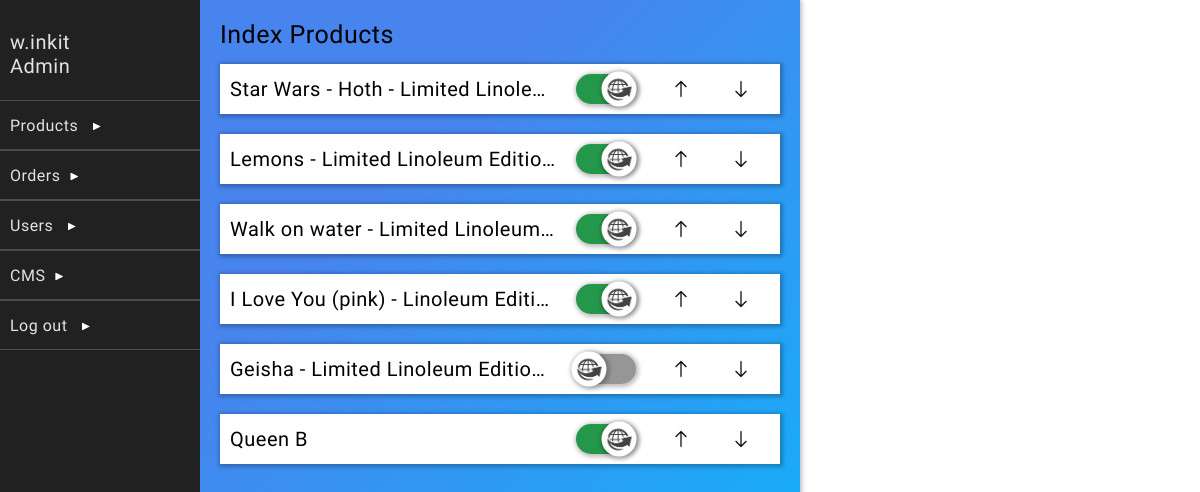
/dashboardExtensions/indexProducts.php (signed in), run on the app's committed database.
### tables this page shows
CREATE TABLE `users` (
  `id` int(11) NOT NULL,
  `username` varchar(20) NOT NULL,
  `password` varchar(64) NOT NULL,
  `salt` varchar(32) NOT NULL,
  `name` varchar(50) NOT NULL,
  `joined` datetime NOT NULL,
  `groups` int(11) NOT NULL
);

CREATE TABLE `products` (
  `id` int(5) NOT NULL,
  `title` varchar(255) NOT NULL,
  `price` decimal(10,2) NOT NULL,
  `list_price` decimal(10,2) NOT NULL,
  `category` int(5) NOT NULL,
  `image` text NOT NULL,
  `description` text NOT NULL,
  `archived` int(5) NOT NULL,
  `created` datetime NOT NULL,
  `updated` datetime NOT NULL,
  `width` decimal(10,2) NOT NULL,
  `height` decimal(10,2) NOT NULL,
  `weight` decimal(10,2) NOT NULL,
  `production_value` decimal(10,2) NOT NULL,
  `quantity` int(11) NOT NULL,
  `live` int(5) NOT NULL DEFAULT 1,
  `order_of_product` int(5) NOT NULL DEFAULT 0
);

### classes/Config.php (called while the page is built)
<?php
    class Config{
        public static function get($path = null){
            if($path){
                $config = $GLOBALS['config'];
                $path = explode('/', $path);
                foreach($path as $bit){
                    if(isset($config[$bit])){
                        $config = $config[$bit];
                    }
                }
                return $config;
            }
            return false;
        }
    }
?>

### classes/DB.php (called while the page is built, shortened)
<?php
    class DB{
        private static $_instance = null;
        private $_pdo,
                $_query,
                $_error = false,
                $_results,
                $_count = 0;
        private function __construct(){
            try{
                $this->_pdo = new PDO('mysql:host='. Config::get("mysql/host") .';dbname='. Config::get("mysql/db").';charset=utf8',
                Config::get("mysql/username"), Config::get("mysql/password"));
            }
            catch(PDOException $e){
                die($e->getMessage());
            }
        }
        public static function getInstance(){
            if(!isset(self::$_instance)){
                self::$_instance = new DB();
            }
            return self::$_instance;
        }
        public function query($sql, $params = []){
            if($this->_query = $this->_pdo->prepare($sql)){
                $x = 1;
                if(count($params)){
                    foreach($params as $param){
                        $this->_query->bindValue($x, $param);
                        $x++;
                    }
                }
                if($this->_query->execute()){
                    $this->_results = $this->_query->fetchAll(PDO::FETCH_OBJ);
                } else{
                    $this->_error = true;
                }
            }
            return $this;
        }
        protected function _read($table, $params = []){
            $conditionString = '';
            $bind = [];
            $order = '';
            $limit = '';
            if(isset($params['conditions'])){
                if(is_array($params['conditions'])){
                    foreach($params['conditions'] as $condition){
                        $conditionString .= ' ' .  $condition . ' AND';
                    }
                    $conditionString = trim($conditionString);
                    $conditionString = rtrim($conditionString, ' AND');
                } else{
                    $conditionString = $params['conditions'];
                }
                if($conditionString != ''){
                    $conditionString = ' WHERE ' . $conditionString;
                }
            }
            if(array_key_exists('bind', $params)){
                $bind = $params['bind'];
            }
            if(array_key_exists('order', $params)){
                $order = ' ORDER BY ' . $params['order'];
            }
        $sql = "SELECT * FROM {$table}{$conditionString}{$order}{$limit}";
        if(!$this->query($sql, $bind)->results()){
            return false;
        }
        return true;
        }
        public function find($table, $params = []){
            if($this->_read($table, $params)){
                return $this->results();
            }
            return false;
        }
        public function findFirst($table, $params = []){
            if($this->_read($table, $params)){
                return $this->first();
            }
            return false;
        }
        public function results(){
            return $this->_results;
        }
        public function first(){
            return (!empty($this->_results)) ? $this->_results[0] : [];
        }
    }
?>

### classes/User.php (called while the page is built, shortened)
<?php
    class User{
        private $_db,
                $_data,
                $_cookieName,
                $_sessionName,
                $_isLoggedIn;
        public function __construct($user = null){
            $this->_db = DB::getInstance();
            $this->_sessionName = Config::get('session/session_name');
            if(!$user){
                if(Session::exists($this->_sessionName)){
                    $user = Session::get($this->_sessionName);
                    if($this->find($user)){
                        $this->_isLoggedIn = true;
                    }else{
                        header("Location: dashboardExtensions/logout.php");
                    }
                }
            } else{
                $this->find($user);
            }
        }
        public function find($user = null){
            if($user){
                $field = (is_numeric($user)) ? 'id' : 'username';
                $data = $this->_db->findFirst('users', array(
                    'conditions' => $field . " = ?",
                    'bind' => [$user]
                ));
                if($data){
                    $this->_data = $data;
                    return true;
                }
            }
        }
        public function data(){
            return $this->_data;
        }
    }
?>

### classes/Session.php (called while the page is built, shortened)
<?php
    class Session{
        public static function exists($name){
            return ((isset($_SESSION[$name])) ? true : false);
        }
        public static function get($name){
            return $_SESSION[$name];
        }
    }
?>

### dashboardExtensions/indexProducts.php (the view, shortened to what this page needs)
<?php
    include_once("../includes/dashboardhead.php");
?>
<div class="background">
    <div class="dashboard-content" id="content">
    <?php
        include_once("dashboard-sidebar.php");
    ?>
    <div class="center-components-background">
    <div class="center-components" id="center-components">
        <div class="dashboardExtensionHeader">
            Index Products
        </div>
        <?php
         $products = DB::getInstance()->find('products', [
             'order' => 'order_of_product'
             ]);
         foreach($products as $product):
             $switchPos = $product->live == 0 ? 0 : 1;
        ?>
        <div class="index-products-container">
            <div class="index-products-product">
                <div class="index-products-product-title"><?= $product->title; ?></div>
                <div class="editing-switch"  id="editing-switch-<?= $product->id; ?>"<?php
                        if(!$switchPos){
                            echo('style="
                                background-color: #979696;
                            "');
                        }
                ?> onclick="flipSwitch(<?= $switchPos ?>, 'switchForm<?= $product->id; ?>', 'editing-switch-<?= $product->id; ?>', 'editing-switch-btn-<?= $product->id; ?>');">
                        <div class="editing-switch-btn" id="editing-switch-btn-<?= $product->id; ?>"
                            <?php
                                if(!$switchPos){
                                    echo('style="
                                        right: 20%;
                                    "');
                                }
                            ?>
                        ><span class="editing-switch-btn-icon"></span></div>
                </div>
                <div class="moveUpBtn" style="width: 50px; height: 50px;" onclick="window.location.href = 'functionality/order-index-products.php?productOrder=<?= $product->order_of_product; ?>&pos=1'"></div>
                <div class="moveDownBtn"  style="width: 50px; height: 50px;" onclick="window.location.href = 'functionality/order-index-products.php?productOrder=<?= $product->order_of_product; ?>&pos=-1'"></div>
            </div>
        </div>
        <?php
            endforeach;
        ?>
    </div>
    </div>
    </div>
</div>

### dashboardExtensions/dashboard-sidebar.php (shortened to what this page needs)
<div class="side-bar">
            <div class="top-part">
                <div class="top-part-name"><?= $user->data()->username; ?></div>
                <div class="top-part-spec">Admin</div>
            </div>
            <div class="menu-field" id="prod-btn">
                <div class="title">Products <span class="display-arrow" id="prod-btn-arrow"></span></div>
            </div>
            <div class="menu-field" id="order-btn">
                <div class="title">Orders<span class="display-arrow" id="order-btn-arrow"></span></div>
            </div>
            <div class="menu-field" id="user-btn">
                <div class="title">Users <span class="display-arrow" id="user-btn-arrow"></span></div>
            </div>
            <div class="menu-field" id="cms-btn">
                <div class="title">CMS<span class="display-arrow" id="cms-btn-arrow"></span></div>
            </div>
            <div class="menu-field" onclick="document.location.href='logout.php';">
                <div class="title">Log out <span class="display-arrow"></span></div>
            </div>
        </div>

### public/style/dashboard.css (style rules this page uses)
* { margin: 0; padding: 0; box-sizing: border-box; }
.dashboard-content { width: 800px; height: 800px; overflow: auto; box-shadow: 1px 1px 4px 1px rgba(55, 37, 84, 0.3); background-color: white; position: relative; font-size: 0px; }
.background { width: 100vw; height: 100%; background-color: white; overflow: auto; }
.side-bar { width: 200px; height: 100%; background-color: #212121; display: inline-block; font-size: 16px; }
.top-part { width: 100%; height: 100px; cursor: default; user-select: none; padding-top: 30px; background-color: #212121; color: rgba(255, 255, 255, 0.87); }
.top-part-name { font-size: 20px; font-family: 'Big Shoulders Text', cursive; letter-spacing: 0.5px; margin-left: 10px; }
.top-part-spec { font-size: 20px; font-family: 'Big Shoulders Text', cursive; letter-spacing: 0.5px; margin-left: 10px; }
.menu-field { width: 100%; height: 50px; position: relative; border-bottom: rgba(255, 255, 255, 0.2) solid 0.3px; border-top:rgba(255, 255, 255, 0.2) solid 0.3px; background-color: #212121; user-select: none; cursor: pointer; color: rgba(255, 255, 255, 0.87); }
.title { position: absolute; top: 50%; transform: translateY(-50%); left: 10px; font-family: 'Big Shoulders Text', cursive; letter-spacing: 0.5px; }
.display-arrow { clip-path: polygon(0 0, 0% 100%, 100% 50%); width: 8px; height: 8px; background-color: white; display: inline-block; margin-left: 10px; transform: rotate(0); transition: transform 0.2s; }
.center-components { width: 100%; height: 100%; overflow-y: auto; padding: 20px; }
.center-components-background { background-color: #06bcfb; background-image: linear-gradient(315deg, #06bcfb 0%, #4884ee 74%); position: absolute; width: 600px; height: 100%; left: 200px; overflow: hidden; top: 0px; }
.dashboardExtensionHeader { width: 100%; height: auto; font-size: 25px; margin-bottom: 15px; font-family: 'Big Shoulders Text', cursive; letter-spacing: 0.5px; }

### public/style/create-terms-and-conditions.css (style rules this page uses)
.moveUpBtn { width: 60px; height: 60px; background-image: url('../img/icons/up_arrow.png'); background-size: cover; background-repeat: no-repeat; background-position: center; margin-right: 10px; display: inline-block; vertical-align: middle; cursor: pointer; }
.moveDownBtn { width: 60px; height: 60px; background-image: url('../img/icons/down_arrow.png'); background-size: cover; background-repeat: no-repeat; background-position: center; margin-right: 10px; display: inline-block; vertical-align: middle; cursor: pointer; }
.editing-switch { width: 60px; height: 30px; display: inline-block; background-color: #25974b; vertical-align: middle; margin-left: 20px; margin-right: 20px; border-radius: 100px; box-shadow: 1px 1px 4px 2px rgba(0, 0, 0, 0.25); cursor: pointer; position: relative; transition: background-color 0.3s; }
.editing-switch-btn { width: 35px; height: 35px; position: absolute; background-color: white; border-radius: 100%; transform: translateY(-50%) translateX(-50%); top: 50%; box-shadow: 1px 1px 4px 2px rgba(0, 0, 0, 0.25); right: -30%; transition: right 0.2s; }
.editing-switch-btn-icon { width: 35px; height: 35px; position: absolute; transform: translateY(-50%) translateX(-50%); top: 50%; left: 50%; background-image: url('../img/icons/web.png'); background-size: cover; background-position: center; background-repeat: no-repeat; border-radius: 100%; }

### public/style/index-products.css (style rules this page uses)
.index-products-container { width: 100%; height: auto; position: relative; }
.index-products-product { width: 100%; height: 50px; background-color: white; box-shadow: 1px 1px 4px 2px rgba(0, 0, 0, 0.25); margin-bottom: 20px; }
.index-products-product-title { width: 60%; height: 50px; display: inline-block; line-height: 50px; font-size: 20px; padding-left: 10px; font-family: 'Big Shoulders Text', cursive; letter-spacing: 0.5px; white-space: nowrap; text-overflow: ellipsis; overflow: hidden; vertical-align: middle; }

### data on the page
users: username "w.inkit"
products: title "Star Wars - Hoth - Limited Linole…", live 1 (drawn)
products: title "Lemons - Limited Linoleum Editio…", live 1 (drawn)
products: title "Walk on water - Limited Linoleum…", live 1 (drawn)
products: title "I Love You (pink) - Linoleum Editi…", live 1 (drawn)
products: title "Geisha - Limited Linoleum Editio…", live 0 (drawn)
products: title "Queen B", live 1 (drawn)
